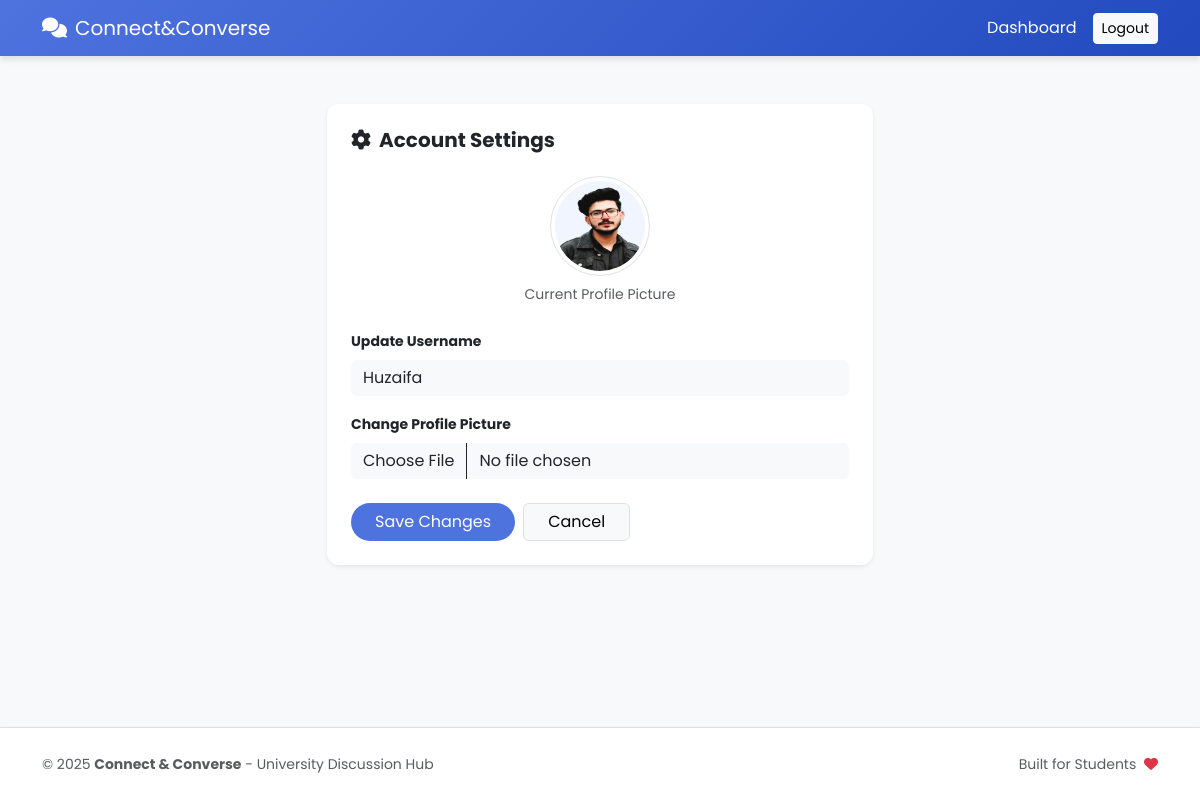
Screenshot of /user/profile-settings.php (signed in) with the database file from the repository.
### tables this page shows
CREATE TABLE `users` (
  `id` int(11) NOT NULL,
  `username` varchar(50) NOT NULL,
  `email` varchar(100) NOT NULL,
  `password` varchar(255) NOT NULL,
  `profile_pic` varchar(255) DEFAULT 'default.png',
  `role` enum('admin','user') DEFAULT 'user',
  `status` varchar(20) DEFAULT 'active',
  `is_verified` tinyint(1) DEFAULT 0,
  `created_at` timestamp NOT NULL DEFAULT current_timestamp()
);

### user/profile-settings.php (the view, shortened to what this page needs)
<?php
include '../includes/header.php';
$user_id = $_SESSION['user_id'];
$user = mysqli_fetch_assoc(mysqli_query($conn, "SELECT * FROM users WHERE id = $user_id"));
?>
<div class="container mt-4">
    <div class="row justify-content-center">
        <div class="col-md-6">
            <div class="card border-0 shadow-sm p-4">
                <h5 class="fw-bold mb-4"><i class="fas fa-cog me-2"></i>Account Settings</h5>
                <form action="../actions/auth_action.php" method="POST" enctype="multipart/form-data">
                    <div class="text-center mb-4">
                        <img src="../uploads/profiles/<?php echo $user['profile_pic']; ?>" class="rounded-circle border p-1 mb-2" width="100" height="100">
                        <div class="small text-muted">Current Profile Picture</div>
                    </div>
                    <div class="mb-3">
                        <label class="form-label small fw-bold">Update Username</label>
                        <input type="text" name="username" class="form-control bg-light border-0" value="<?php echo $user['username']; ?>" required>
                    </div>
                    <div class="mb-4">
                        <label class="form-label small fw-bold">Change Profile Picture</label>
                        <input type="file" name="profile_pic" class="form-control bg-light border-0">
                    </div>
                    <div class="d-flex gap-2">
                        <button type="submit" name="update_profile" class="btn btn-primary px-4">Save Changes</button>
                        <a href="dashboard.php" class="btn btn-light border px-4">Cancel</a>
                    </div>
                </form>
            </div>
        </div>
    </div>
</div>
<?php include '../includes/footer.php'; ?>

### includes/header.php (style rules this page uses)
html, body { height: 100%; margin: 0; }
body { display: flex; flex-direction: column; font-family: 'Poppins', sans-serif; background-color: #f8f9fa; }
.card { border: none; border-radius: 12px; box-shadow: 0 2px 10px rgba(0,0,0,0.05); }
.btn-primary { background-color: #4e73df; border: none; border-radius: 50px; }

### rows the page displays
users: profile_pic (picture), username "Huzaifa"
